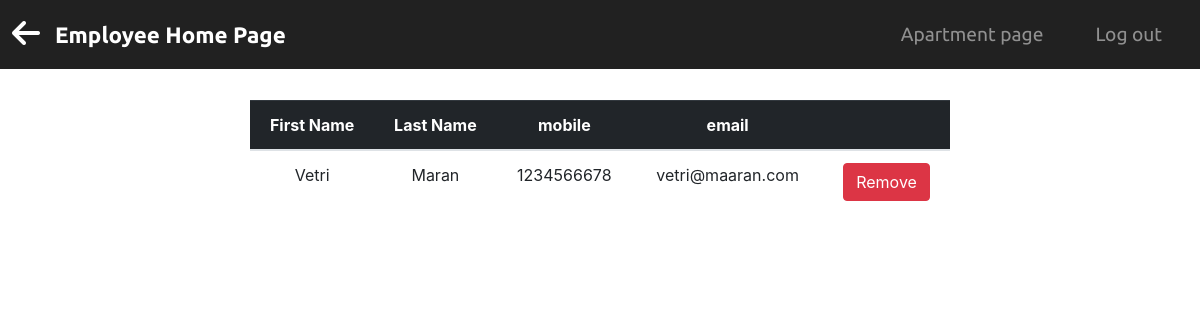
The app's page /rem_list/1, older data.
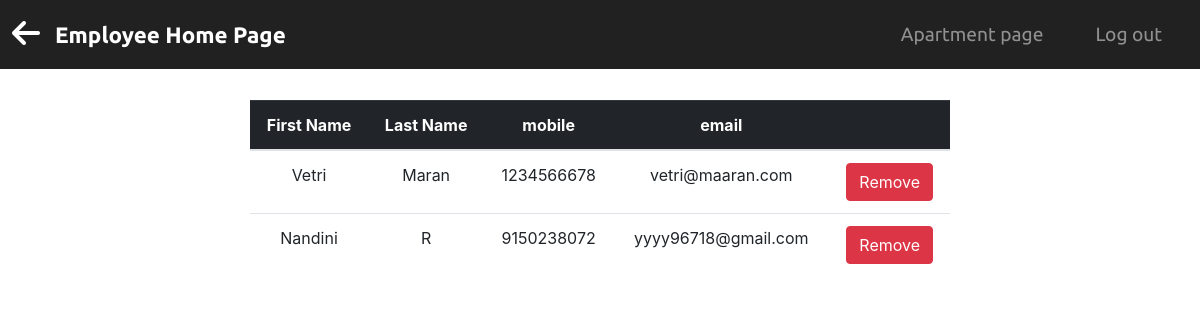
The same page, newer data.
### rems/models.py (models this page shows, shortened)
class Employee(db.Model):
    __tablename__ = 'employee'
    id = db.Column(db.Integer, primary_key=True)
    fname = db.Column(db.String(25), index=True, unique=False)
    lname = db.Column(db.String(25), index=True, unique=False)
    mobile = db.Column(db.String(10), index=True, unique=True)
    emer_num = db.Column(db.String(10), index=False, unique=False)
    dob = db.Column(db.DateTime, nullable=False)
    email = db.Column(db.String(120), index=True, unique=True)
    gender = db.Column(db.String(10), index=True, unique=False)
    service_id = db.Column(db.Integer, db.ForeignKey('service.id'))
    user = db.relationship("User", uselist=False, backref="employee")
    receiver = db.relationship("Transaction", uselist=False, backref="employee")

### rems/routes.py (the view)
@app.route('/rem_list/<int:id>')
def emp_list(id):
    headings = ("First Name", "Last Name", "mobile", "email", " ")
    emps = Employee.query.filter_by(service_id=id).all()
    return render_template('emp_rlist.html', headings=headings, data=emps)

### rems/templates/emp_rlist.html (shortened to what this page needs)
{% extends 'removal_list.html' %}
{% block nav %}
    <a href="{{ url_for('rem_employee') }}"><i class="fas fa-arrow-left fa-2x"></i></a>
{% endblock %}
{% block content %}
    <table class="table table-hover">
        <thead class="table-dark">
        <tr>
            {% for header in headings %}
                <th>{{ header }}</th>
            {% endfor %}
        </tr>
        </thead>
        {% for emp in data %}
            <tr>
                <td> {{ emp.fname }}</td>
                <td> {{ emp.lname }} </td>
                <td> {{ emp.mobile }} </td>
                <td> {{ emp.email }} </td>
                <td>
                    <button type="button" class="btn btn-danger "><a
                            href="{{ url_for('delete_emp',id=emp.id) }}" class="anchor">Remove</a></button>
                </td>
            </tr>
        {% endfor %}
    </table>
{% endblock %}

### rems/templates/removal_list.html (shortened to what this page needs)
<!DOCTYPE html>
<html lang="en">
<head>
    <link href="//maxcdn.bootstrapcdn.com/bootstrap/4.1.1/css/bootstrap.min.css" rel="stylesheet" id="bootstrap-css">
    <link rel="stylesheet" type="text/css" href="{{ url_for('static', filename= 'css/list.css') }}">
</head>
<body>
<section id="title">
    <div class="container-fluid">
        <nav class="navbar navbar-expand-lg navbar-dark fixed-top">
            {% block nav %}
            {% endblock %}
            <a class="navbar-brand " href="{{ url_for('home2') }}">Employee Home Page</a>
            <div class="collapse navbar-collapse" id="navbarSupportedContent">
                <ul class="navbar-nav ml-auto">
                    <li class="nav-item">
                        <a class="nav-link" href="{{ url_for('index') }}">Apartment page</a>
                    </li>
                    <li class="nav-item">
                        <a class="nav-link" href="{{ url_for('logout') }}">Log out</a>
                    </li>
                </ul>
            </div>
        </nav>
    </div>
</section>
<section class="white-section">
    {% block content %}
    {% endblock %}
</section>
</body>
</html>

### rems/static/css/list.css (style rules this page uses)
.white-section { padding-top: 100px; width: 700px; text-align: center; margin: auto; }
#title { text-align: center; }
.fas { color: #fff; padding-right: 15px; }
.navbar { padding: 1%; background-color:#212121; }
.navbar-brand { font-family: "Ubuntu"; font-size: 1.4rem; font-weight: bold; }
.nav-item { padding: 0 18px; font-family: "Ubuntu"; }
.nav-link { font-size: 1.2rem; font-family: "Ubuntu"; }
.anchor { color: #fff; text-decoration: none; }

Row changes from the older to the newer data that the page shows:
added Employee: fname "Nandini", lname "R", mobile "9150238072", email "yyyy96718@gmail.com"
